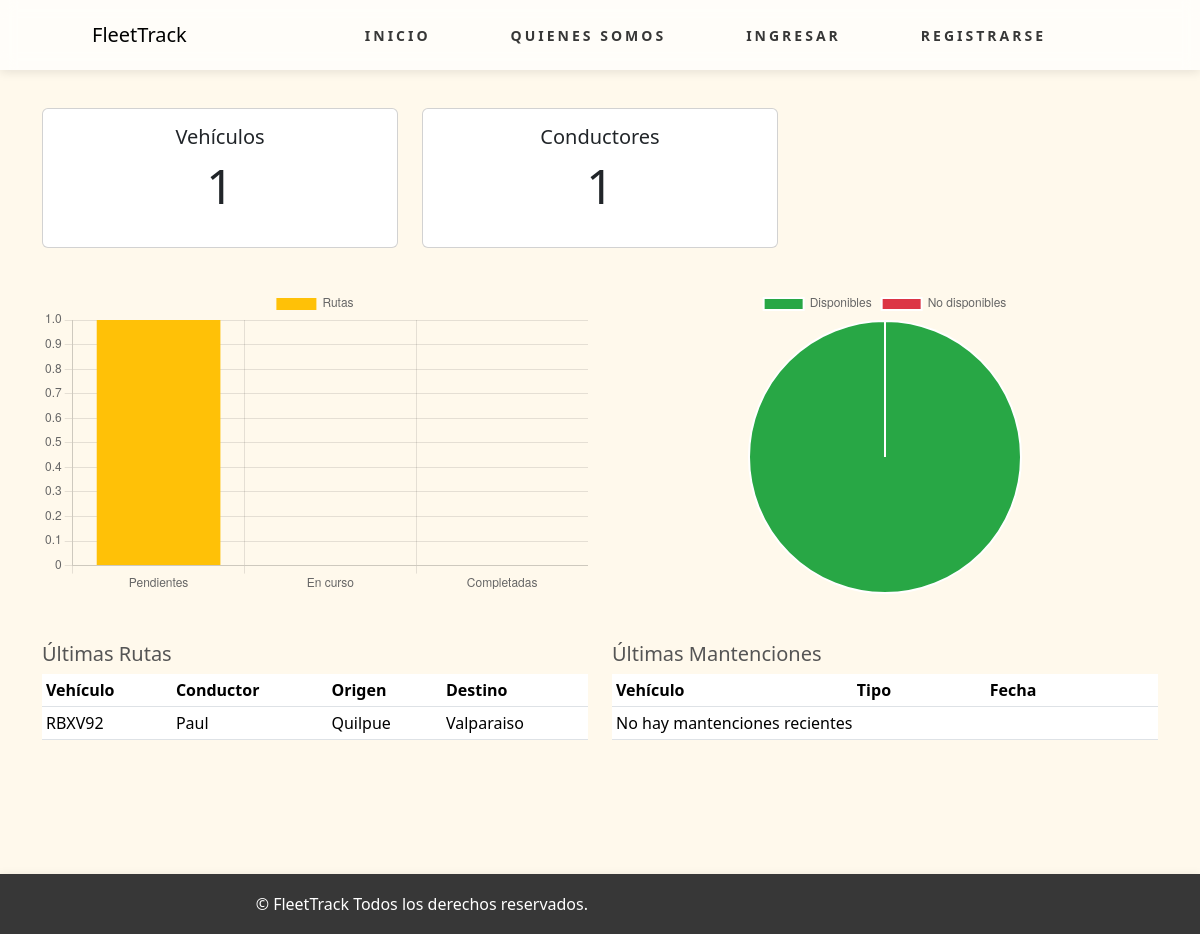
The app's page /dashboard/, older data.
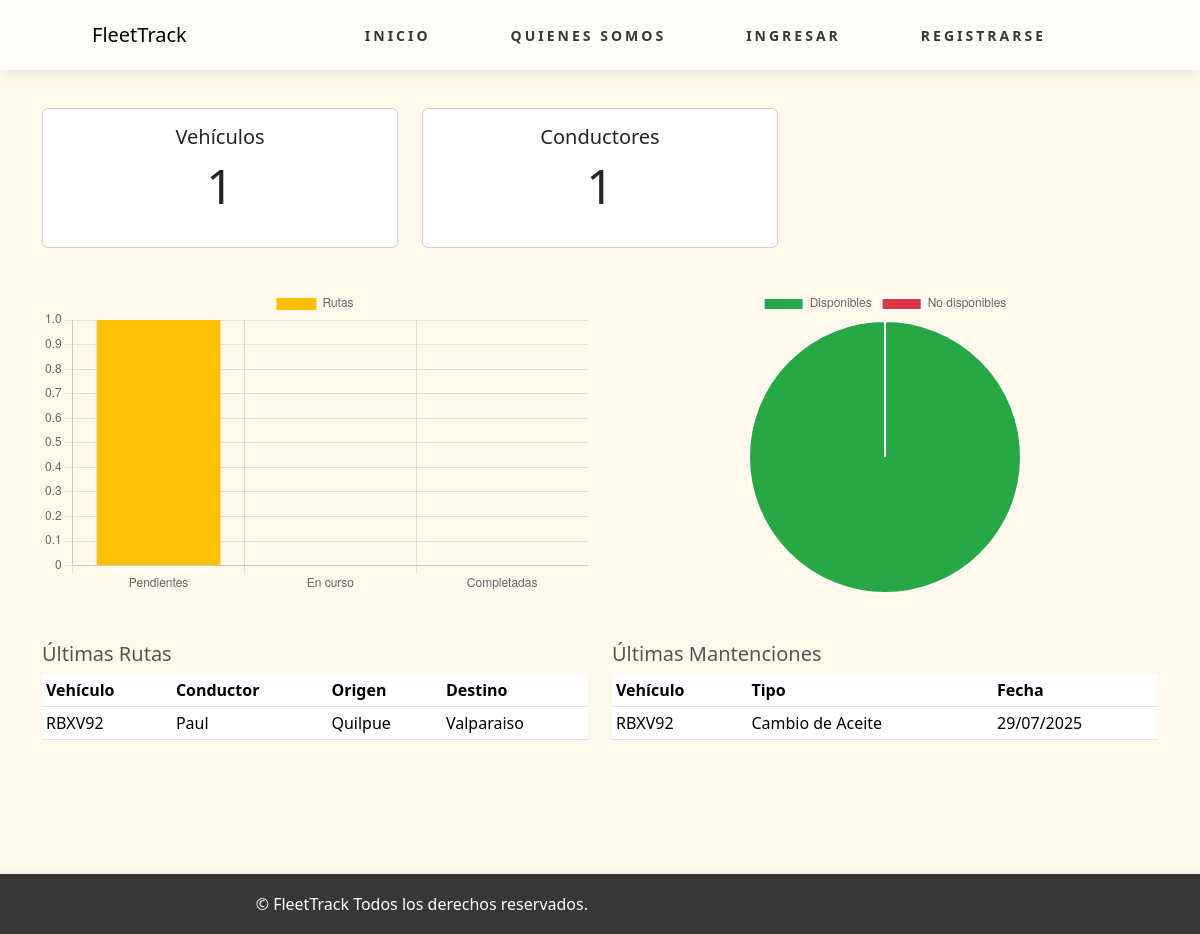
The same page, newer data.
### flotaApp/models.py (models this page shows, shortened)
class Ruta(models.Model):
    ESTADO_CHOICES = [
        ('PENDIENTE', 'Pendiente'),
        ('EN_CURSO', 'En Curso'),
        ('COMPLETADA', 'Completada'),
        ('CANCELADA', 'Cancelada'),
    ]
    vehiculo = models.ForeignKey(
        Vehiculo,
        on_delete=models.CASCADE,
        verbose_name="Vehículo"
    )
    conductor = models.ForeignKey(
        Conductor,
        on_delete=models.CASCADE,
        verbose_name="Conductor"
    )
    origen = models.CharField(
        max_length=255,
        verbose_name="Origen"
    )
    destino = models.CharField(
        max_length=255,
        verbose_name="Destino"
    )
    fecha_asignacion = models.DateTimeField(
        auto_now_add=True,
        verbose_name="Fecha de Asignación"
    )
    fecha_inicio = models.DateTimeField(
        blank=True,
        null=True,
        verbose_name="Fecha de Inicio"
    )
    fecha_fin = models.DateTimeField(
        blank=True,
        null=True,
        verbose_name="Fecha de Fin"
    )
    estado = models.CharField(
        max_length=15,
        choices=ESTADO_CHOICES,
        default='PENDIENTE',
        verbose_name="Estado"
    )
    class Meta:
        verbose_name = "Ruta"
        verbose_name_plural = "Rutas"
        ordering = ['-fecha_asignacion']

class Vehiculo(models.Model):
    ESTADO_CHOICES = [
        ('DISPONIBLE', 'Disponible'),
        ('NO_DISPONIBLE', 'No Disponible'),
    ]
    patente = models.CharField(
        max_length=10,
        unique=True,
        verbose_name="Patente"
    )
    marca = models.CharField(
        max_length=50,
        verbose_name="Marca"
    )
    modelo = models.CharField(
        max_length=50,
        verbose_name="Modelo"
    )
    año = models.IntegerField(
        verbose_name="Año"
    )
    kilometraje = models.IntegerField(
        default=0,
        verbose_name="Kilometraje"
    )
    estado = models.CharField(
        max_length=15,
        choices=ESTADO_CHOICES,
        default='DISPONIBLE',
        verbose_name="Estado"
    )
    class Meta:
        verbose_name = "Vehículo"
        verbose_name_plural = "Vehículos"
        ordering = ['patente']

class Conductor(models.Model):
    ESTADO_CHOICES = [
        ('DISPONIBLE', 'Disponible'),
        ('NO_DISPONIBLE', 'No Disponible'),
    ]
    nombre = models.CharField(
        max_length=50,
        verbose_name="Nombre"
    )
    apellido = models.CharField(
        max_length=50,
        verbose_name="Apellido"
    )
    rut = models.CharField(
        max_length=12,
        unique=True,
        verbose_name="RUT"
    )
    email = models.EmailField(
        unique=True,
        verbose_name="Email"
    )
    documentos = models.TextField(
        blank=True,
        null=True,
        verbose_name="Documentos"
    )
    estado = models.CharField(
        max_length=15,
        choices=ESTADO_CHOICES,
        default='DISPONIBLE',
        verbose_name="Estado"
    )
    class Meta:
        verbose_name = "Conductor"
        verbose_name_plural = "Conductores"
        ordering = ['apellido', 'nombre']

class Mantencion(models.Model):
    TIPO_CHOICES = [
        ('PREVENTIVO', 'Mantenimiento Preventivo'),
        ('CORRECTIVO', 'Mantenimiento Correctivo'),
        ('REVISION_TECNICA', 'Revisión Técnica'),
        ('CAMBIO_ACEITE', 'Cambio de Aceite'),
        ('CAMBIO_NEUMATICOS', 'Cambio de Neumáticos'),
        ('CAMBIO_FRENOS', 'Cambio de Frenos'),
        ('REPARACION_MOTOR', 'Reparación de Motor'),
        ('REPARACION_TRANSMISION', 'Reparación de Transmisión'),
        ('OTROS', 'Otros'),
    ]
    ESTADO_CHOICES = [
        ('PROGRAMADO', 'Programado'),
        ('EN_PROCESO', 'En Proceso'),
        ('COMPLETADO', 'Completado'),
        ('CANCELADO', 'Cancelado'),
    ]
    vehiculo = models.ForeignKey(
        Vehiculo,
        on_delete=models.CASCADE,
        verbose_name="Vehículo"
    )
    conductor = models.ForeignKey(
        Conductor,
        on_delete=models.CASCADE,
        verbose_name="Conductor Responsable"
    )
    fecha_hora = models.DateTimeField(
        verbose_name="Fecha y Hora"
    )
    tipo_mantenimiento = models.CharField(
        max_length=25,
        choices=TIPO_CHOICES,
        verbose_name="Tipo de Mantenimiento"
    )
    taller = models.CharField(
        max_length=255,
        verbose_name="Taller"
    )
    costo = models.DecimalField(
        max_digits=10,
        decimal_places=2,
        verbose_name="Costo (CLP)"
    )
    descripcion = models.TextField(
        blank=True,
        null=True,
        verbose_name="Descripción Detallada"
    )
    estado = models.CharField(
        max_length=15,
        choices=ESTADO_CHOICES,
        default='PROGRAMADO',
        verbose_name="Estado"
    )
    fecha_registro = models.DateTimeField(
        auto_now_add=True,
        verbose_name="Fecha de Registro"
    )
    fecha_actualizacion = models.DateTimeField(
        auto_now=True,
        verbose_name="Última Actualización"
    )
    class Meta:
        verbose_name = "Mantención"
        verbose_name_plural = "Mantenciones"
        ordering = ['-fecha_hora']

### flotaApp/views.py (the view)
# urls.py: path('dashboard/', dashboard, name='dashboard'),
def dashboard(request):
    vehiculos_count = Vehiculo.objects.count()
    conductores_count = Conductor.objects.count()
    pendientes = Ruta.objects.filter(estado='PENDIENTE').count()
    en_curso = Ruta.objects.filter(estado='EN_CURSO').count()
    completadas = Ruta.objects.filter(estado='COMPLETADA').count()
    vehiculos_disponibles = Vehiculo.objects.filter(estado='DISPONIBLE').count()
    vehiculos_no_disponibles = Vehiculo.objects.filter(estado='NO_DISPONIBLE').count()
    ultimas_rutas = Ruta.objects.all().order_by('-fecha_asignacion')[:5]
    ultimas_mantenciones = Mantencion.objects.all().order_by('-fecha_hora')[:5]
    context = {
        'vehiculos_count': vehiculos_count,
        'conductores_count': conductores_count,
        'pendientes': pendientes,
        'en_curso': en_curso,
        'completadas': completadas,
        'vehiculos_disponibles': vehiculos_disponibles,
        'vehiculos_no_disponibles': vehiculos_no_disponibles,
        'ultimas_rutas': ultimas_rutas,
        'ultimas_mantenciones': ultimas_mantenciones,
    }
    return render(request, 'app/dashboard.html', context)

### flotaApp/context_processors.py (called while the page is built)
def notificaciones(request):
    if request.user.is_authenticated:
        count = Notificacion.objects.filter(usuario=request.user, leido=False).count()
    else:
        count = 0
    return {'notificaciones_no_leidas': count}

### flotaApp/templates/app/dashboard.html (shortened to what this page needs)
{% extends 'app/base.html' %}
{% load static %}
{% block content %}
<section class="seccion bg-gray min-vh-100">
    <section class="py-5">
        <div class="container">
            <div class="row mb-4">
                <div class="col-md-6 col-lg-4 mb-3">
                    <div class="card text-center">
                        <div class="card-body">
                            <h5 class="card-title">Vehículos</h5>
                            <p class="display-5">{{ vehiculos_count }}</p>
                        </div>
                    </div>
                </div>
                <div class="col-md-6 col-lg-4 mb-3">
                    <div class="card text-center">
                        <div class="card-body">
                            <h5 class="card-title">Conductores</h5>
                            <p class="display-5">{{ conductores_count }}</p>
                        </div>
                    </div>
                </div>
            </div>
            <div class="row">
                <div class="col-12 col-lg-6 mb-4">
                    <canvas id="rutasChart" height="300"></canvas>
                </div>
                <div class="col-12 col-lg-6 mb-4">
                    <canvas id="vehiculosChart" height="300"></canvas>
                </div>
            </div>
            <div class="row mt-4">
                <div class="col-md-6">
                    <h5>Últimas Rutas</h5>
                    <table class="table table-sm">
                        <thead>
                            <tr>
                                <th>Vehículo</th><th>Conductor</th><th>Origen</th><th>Destino</th>
                            </tr>
                        </thead>
                        <tbody>
                            {% for r in ultimas_rutas %}
                            <tr>
                                <td>{{ r.vehiculo.patente }}</td>
                                <td>{{ r.conductor.nombre }}</td>
                                <td>{{ r.origen }}</td>
                                <td>{{ r.destino }}</td>
                            </tr>
                            {% empty %}
                            <tr><td colspan="4">No hay rutas recientes</td></tr>
                            {% endfor %}
                        </tbody>
                    </table>
                </div>
                <div class="col-md-6">
                    <h5>Últimas Mantenciones</h5>
                    <table class="table table-sm">
                        <thead>
                            <tr>
                                <th>Vehículo</th><th>Tipo</th><th>Fecha</th>
                            </tr>
                        </thead>
                        <tbody>
                            {% for m in ultimas_mantenciones %}
                            <tr>
                                <td>{{ m.vehiculo.patente }}</td>
                                <td>{{ m.get_tipo_mantenimiento_display }}</td>
                                <td>{{ m.fecha_hora|date:"d/m/Y" }}</td>
                            </tr>
                            {% empty %}
                            <tr><td colspan="3">No hay mantenciones recientes</td></tr>
                            {% endfor %}
                        </tbody>
                    </table>
                </div>
            </div>
        </div>
    </section>
</section>
<script>
const ctx = document.getElementById('rutasChart').getContext('2d');
new Chart(ctx, {
    type: 'bar',
    data: {
        labels: ['Pendientes', 'En curso', 'Completadas'],
        datasets: [{
            label: 'Rutas',
            data: [{{ pendientes }}, {{ en_curso }}, {{ completadas }}],
            backgroundColor: ['#ffc107', '#17a2b8', '#28a745']
        }]
    },
    options: {
        responsive: true,
        maintainAspectRatio: false
    }
});
const ctxVeh = document.getElementById('vehiculosChart').getContext('2d');
new Chart(ctxVeh, {
    type: 'pie',
    data: {
        labels: ['Disponibles', 'No disponibles'],
        datasets: [{
            data: [{{ vehiculos_disponibles }}, {{ vehiculos_no_disponibles }}],
            backgroundColor: ['#28a745', '#dc3545']
        }]
    },
    options: {
        responsive: true,
        maintainAspectRatio: false
    }
});
</script>
{% endblock %}

### flotaApp/templates/app/base.html (shortened to what this page needs)
{% load static %}
<!DOCTYPE html>
<html lang="es">
<head>
    <link rel="stylesheet" href="https://cdn.jsdelivr.net/npm/bootstrap-icons@1.10.5/font/bootstrap-icons.css">
    <link href="https://cdnjs.cloudflare.com/ajax/libs/font-awesome/6.5.0/css/all.min.css" rel="stylesheet">
    <link href="https://cdn.jsdelivr.net/npm/bootstrap@5.3.2/dist/css/bootstrap.min.css" rel="stylesheet">
    <link rel="stylesheet" href="{% static 'styles.css' %}">
</head>
<body>
  <header class="header">
    <nav class="navbar nav_header navbar-expand-lg fixed-top">
        <div class="container">
            <a class="navbar-brand" href="{% url 'home' %}">FleetTrack</a>
            <div class="collapse navbar-collapse justify-content-end" id="mi-menu">
                <ul class="navbar-nav mx-auto">
                <li class="nav-item">
                  <a class="nav-link active" href="{% url 'home' %}">Inicio</a>
                </li>
                <li class="nav-item">
                  <a class="nav-link" href="{% url 'nosotros' %}">Quienes somos</a>
                </li>
                {% if request.user.is_authenticated %}
                    {% if request.user.logistico %}
                      <li class="nav-item">
                          <a class="nav-link active" href="{% url 'asignar_ruta' %}">Asignar Ruta</a>
                      </li>
                    {% elif request.user.supervisor %}
                      <li class="nav-item">
                          <a class="nav-link active" href="{% url 'ver_ruta' %}">Ver Ruta</a>
                      </li>
                    {% elif request.user.jefe %}
                      <li class="nav-item">
                        <a class="nav-link active" href="{% url 'emitir_reporte' %}">Emitir Reporte</a>
                      </li>
                      <li class="nav-item">
                        <a class="nav-link active" href="{% url 'hacer_mantencion' %}">Hacer Mantencion</a>
                      </li>
                    {% else %}
                    {% endif %}
                    <li class="nav-item">
                        <form method="post" action="{% url 'logout' %}" style="display:inline;">
                            {% csrf_token %}
                            <button type="submit" class="nav-link btn btn-link btn-logout">Salir</button>
                        </form>
                    </li>
                {% else %}
                    <li class="nav-item">
                        <a class="nav-link" href="{% url 'login' %}">Ingresar</a>
                    </li>
                    <li class="nav-item">
                        <a class="nav-link" href="{% url 'register' %}">Registrarse</a>
                    </li>
                {% endif %}
              </ul>
            </div>
          </div>
        </nav>
  </header>
<main>
  {% block content %}{% endblock %}
</main>
   <footer class="footer">
    <div class="container">
      <div class="row align-items-center">
        <div class="col-md-6 py-2 text-center text-md-end">
          <p class="mb-0">© FleetTrack Todos los derechos reservados.</p>
      </div>
    </div>
   </footer>
</body>
</html>

### flotaApp/static/styles.css (style rules this page uses)
:root { --dark-color:#373737; --primary-color: #FF651C; }
body { font-weight: 400; color: #555; }
a { color: var(--primary-color); text-decoration: none; margin-left: 50px; }
.seccion { padding-top: 60px; padding-bottom: 70px; }
.header { position: fixed; top: 0; left: 0; right: 0; z-index: 11; background: transparent; transition: 0.3s background; }
.nav_header { background-color: rgba(255, 255, 255, 0.7); backdrop-filter: blur(8px); box-shadow: 0 2px 10px rgba(0,0,0,0.1); }
.header .navbar { padding: 15px 0; }
.header .navbar-nav > li { padding: 0 10px; }
.header .navbar-nav > li > .nav-link { padding: 0 5px; line-height: 35px; font-weight: 600; text-transform: uppercase; font-size: 14px; color: var(--dark-color); letter-spacing: 3px; position: relative; }
.header .navbar-nav > li > .nav-link:after { content: ""; position: absolute; bottom: 0; right: 0; left: auto; width: 0; height: 2px; background: var(--primary-color); transition: ease all 0.3s; }
.bg-gray { background-color: rgba(254,196,72,0.1); }
.footer { background-color: var(--dark-color); box-shadow: 0 2px 10px rgba(0,0,0,0.1); padding-top: 10px; padding-bottom: 10px; backdrop-filter: blur(8px); color: white; }

Row changes from the older to the newer data that the page shows:
added Mantencion: vehiculo.patente "RBXV92", tipo_mantenimiento "Cambio de Aceite", fecha_hora "29/07/2025"
Text that changed along with them:
text no longer shown: "No hay mantenciones recientes"
